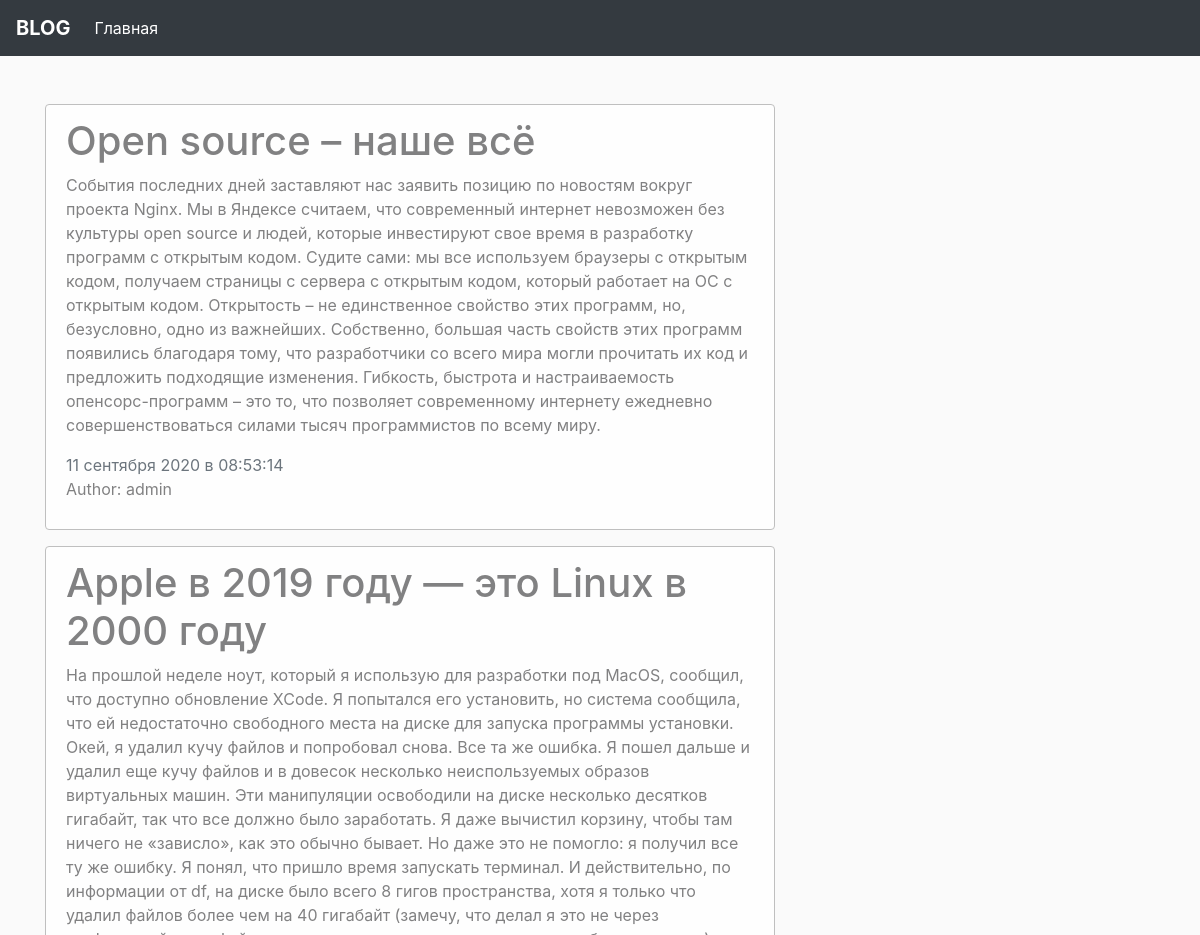
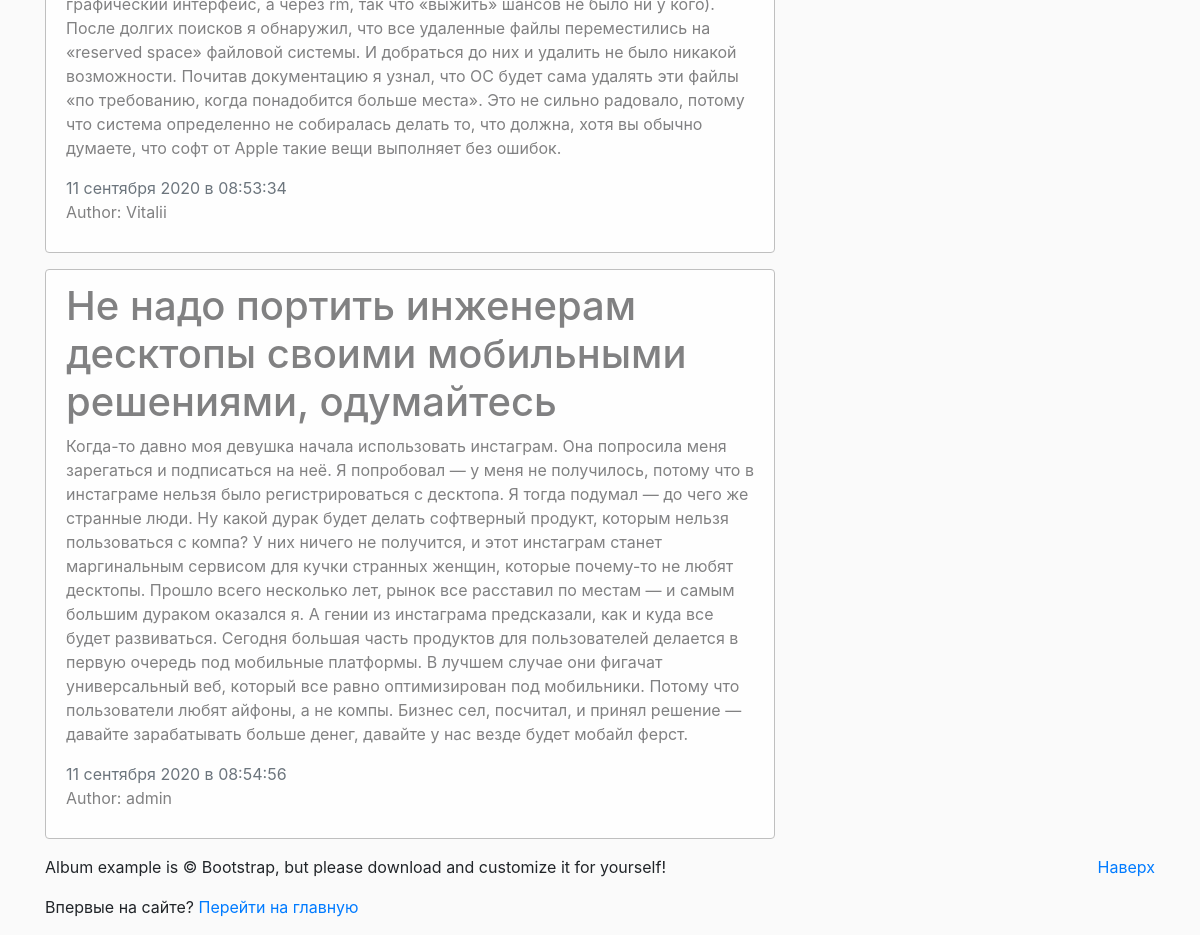
The page / on the database its author committed (2 pictures, top to bottom).
### blog/models.py (models this page shows, shortened)
class News(models.Model):
    title = models.CharField(max_length=100)
    text = models.TextField()
    date = models.DateTimeField(default=timezone.now)
    author = models.ForeignKey(User,on_delete=models.CASCADE)

### blog/views.py (the view)
# urls.py: path('', views.home, name = 'blog-home'),
def home(request):
    data = {
        'news': News.objects.all(),
        'title': 'Главная страница блога'
    }
    return render(request,'blog/home.html',data)

### blog/templates/blog/home.html
{% extends 'blog/main.html' %}
{% block main_section %}
{% for post in news %}
<div class="alert alert-light">
    <h1>{{post.title}}</h1>
    <p>{{ post.text}}</p>
    <span class="text-muted">{{post.date|date:"d E Y в H:i:s" }}</span>
{% if post.author %}
    <p>Author: {{post.author}}</p>
{% else %}
    <p>Author: Admdin</p>
{% endif %}
</div>
{% endfor %}
{% endblock main_section %}

### blog/templates/blog/main.html (shortened to what this page needs)
{% load static %}
<!DOCTYPE html>
<html lang="en">
<head>
    <link rel="stylesheet" href="https://stackpath.bootstrapcdn.com/bootstrap/4.4.1/css/bootstrap.min.css">
    <link rel="stylesheet" href="{% static 'blog/main.css' %}">
</head>
<body>
<nav class="navbar navbar-expand-lg navbar-dark bg-dark mb-5">
    <a class="navbar-brand" href="{% url 'blog-home' %}"><b>BLOG</b></a>
    <div class="collapse navbar-collapse" id="navbarsExample09">
      <ul class="navbar-nav mr-auto">
        <li class="nav-item active">
          <a class="nav-link" href="{% url 'blog-home' %}">Главная</a>
        </li>
      </ul>
    </div>
  </nav>
    <main class="container">
       <div class="row">
           <div class="col-md-8">
                {%block main_section%}
                {%endblock%}
           </div>
           <aside class="col-md-4">
               <div class="p-3 ">
                </div>
           </aside>
       </div>
    </main>
<footer>
  <div class="container">
    <p class="float-right">
      <a href="#">Наверх</a>
    </p>
    <p>Album example is © Bootstrap, but please download and customize it for yourself!</p>
    <p>Впервые на сайте? <a href="/">Перейти на главную</a> </p>
  </div>
</footer>
</body>
</html>

### blog/static/blog/main.css (style rules this page uses)
body { background: #fafafa }
.alert-light { border-color: #bfbfbf }

### rows shown on the page
News: title "Open source – наше всё", text "События последних дней заставляют нас заявить позицию по новостям вокруг проекта Nginx. Мы в Яндексе считаем, что современный интернет невозможен без культуры open source и людей, которые инвестируют свое время в разработку программ с открытым кодом. Судите сами: мы все используем браузеры с открытым кодом, получаем страницы с сервера с открытым кодом, который работает на ОС с открытым кодом. Открытость – не единственное свойство этих программ, но, безусловно, одно из важнейших. Собственно, большая часть свойств этих программ появились благодаря тому, что разработчики со всего мира могли прочитать их код и предложить подходящие изменения. Гибкость, быстрота и настраиваемость…", date "11 сентября 2020 в 08:53:14", author "admin"
News: title "Apple в 2019 году — это Linux в 2000 году", text "На прошлой неделе ноут, который я использую для разработки под MacOS, сообщил, что доступно обновление XCode. Я попытался его установить, но система сообщила, что ей недостаточно свободного места на диске для запуска программы установки. Окей, я удалил кучу файлов и попробовал снова. Все та же ошибка. Я пошел дальше и удалил еще кучу файлов и в довесок несколько неиспользуемых образов виртуальных машин. Эти манипуляции освободили на диске несколько десятков гигабайт, так что все должно было заработать. Я даже вычистил корзину, чтобы там ничего не «зависло», как это обычно бывает. Но даже это не помогло: я получил все ту же ошибку. Я понял, что пришло время запускать терминал. И…", date "11 сентября 2020 в 08:53:34", author "Vitalii"
News: title "Не надо портить инженерам десктопы своими мобильными решениями, одумайтесь", text "Когда-то давно моя девушка начала использовать инстаграм. Она попросила меня зарегаться и подписаться на неё. Я попробовал — у меня не получилось, потому что в инстаграме нельзя было регистрироваться с десктопа. Я тогда подумал — до чего же странные люди. Ну какой дурак будет делать софтверный продукт, которым нельзя пользоваться с компа? У них ничего не получится, и этот инстаграм станет маргинальным сервисом для кучки странных женщин, которые почему-то не любят десктопы. Прошло всего несколько лет, рынок все расставил по местам — и самым большим дураком оказался я. А гении из инстаграма предсказали, как и куда все будет развиваться. Сегодня большая часть продуктов для пользователей…", date "11 сентября 2020 в 08:54:56", author "admin"
